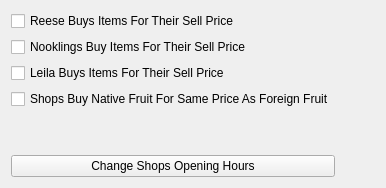
          <widget class="QWidget" name="tab_exefs_shops">
           <attribute name="title">
            <string>Shops</string>
           </attribute>
           <layout class="QGridLayout" name="gridLayout_8">
            <item row="5" column="1">
             <spacer name="horizontalSpacer_5">
              <property name="orientation">
               <enum>Qt::Horizontal</enum>
              </property>
              <property name="sizeHint" stdset="0">
               <size>
                <width>40</width>
                <height>20</height>
               </size>
              </property>
             </spacer>
            </item>
            <item row="0" column="0">
             <widget class="QCheckBox" name="CB_ReeseBuy">
              <property name="toolTip">
               <string>&lt;html&gt;&lt;head/&gt;&lt;body&gt;&lt;p&gt;Reese originally buys items for ¼ of the price they'll be sold at. With this enabled, Reese will buy items for their sell price.&lt;/p&gt;&lt;p&gt;&lt;span style=&quot; font-weight:600;&quot;&gt;Note: &lt;/span&gt;&lt;span style=&quot; text-decoration: underline;&quot;&gt;This may only be visible to you and not other players.&lt;/span&gt;&lt;/p&gt;&lt;/body&gt;&lt;/html&gt;</string>
              </property>
              <property name="text">
               <string>Reese Buys Items For Their Sell Price</string>
              </property>
             </widget>
            </item>
            <item row="2" column="0">
             <widget class="QCheckBox" name="CB_LeilaBuy">
              <property name="toolTip">
               <string>&lt;html&gt;&lt;head/&gt;&lt;body&gt;&lt;p&gt;On the island, Leila originally buys items for 1/80 of the price they'll be sold at. With this code enabled, Leila will buy items for their sell price.&lt;/p&gt;&lt;p&gt;&lt;span style=&quot; font-weight:600;&quot;&gt;Note: &lt;/span&gt;&lt;span style=&quot; text-decoration: underline;&quot;&gt;This may only be visible to you and not other players.&lt;/span&gt;&lt;/p&gt;&lt;/body&gt;&lt;/html&gt;</string>
              </property>
              <property name="text">
               <string>Leila Buys Items For Their Sell Price</string>
              </property>
             </widget>
            </item>
            <item row="1" column="0">
             <widget class="QCheckBox" name="CB_NooklingBuy">
              <property name="toolTip">
               <string>&lt;html&gt;&lt;head/&gt;&lt;body&gt;&lt;p&gt;The Nooklings originally buys items for ⅕ of the price they'll be sold at. With this enabled, the Nooklings will buy items for their sell price.&lt;/p&gt;&lt;p&gt;&lt;span style=&quot; font-weight:600;&quot;&gt;Note: &lt;/span&gt;&lt;span style=&quot; text-decoration: underline;&quot;&gt;This may only be visible to you and not other players.&lt;/span&gt;&lt;/p&gt;&lt;/body&gt;&lt;/html&gt;</string>
              </property>
              <property name="text">
               <string>Nooklings Buy Items For Their Sell Price</string>
              </property>
             </widget>
            </item>
            <item row="5" column="0">
             <widget class="QPushButton" name="BTN_ShopTimes">
              <property name="toolTip">
               <string>&lt;html&gt;&lt;head/&gt;&lt;body&gt;&lt;p&gt;This allows you to customise the opening hours of shops to your liking!&lt;/p&gt;&lt;p&gt;&lt;span style=&quot; font-weight:600;&quot;&gt;Note: &lt;/span&gt;&lt;span style=&quot; text-decoration: underline;&quot;&gt;This may only be visible to you and not other players.&lt;/span&gt;&lt;/p&gt;&lt;/body&gt;&lt;/html&gt;</string>
              </property>
              <property name="text">
               <string>Change Shops Opening Hours</string>
              </property>
             </widget>
            </item>
            <item row="3" column="0">
             <widget class="QCheckBox" name="CB_NativeFruitSellPrice">
              <property name="toolTip">
               <string>&lt;html&gt;&lt;head/&gt;&lt;body&gt;&lt;p&gt;Enabling this makes shops pay the same price for native fruit as they do for foreign fruit.&lt;/p&gt;&lt;p&gt;E.g. If oranges was your native fruit, 1 orange will now sell for 500 bells instead of 100 bells.&lt;/p&gt;&lt;p&gt;&lt;span style=&quot; font-weight:600;&quot;&gt;Note: &lt;/span&gt;&lt;span style=&quot; text-decoration: underline;&quot;&gt;This may only be visible to you and not other players.&lt;/span&gt;&lt;/p&gt;&lt;/body&gt;&lt;/html&gt;</string>
              </property>
              <property name="text">
               <string>Shops Buy Native Fruit For Same Price As Foreign Fruit</string>
              </property>
             </widget>
            </item>
            <item row="4" column="0">
             <spacer name="verticalSpacer_3">
              <property name="orientation">
               <enum>Qt::Vertical</enum>
              </property>
              <property name="sizeHint" stdset="0">
               <size>
                <width>20</width>
                <height>40</height>
               </size>
              </property>
             </spacer>
            </item>
           </layout>
          </widget>
